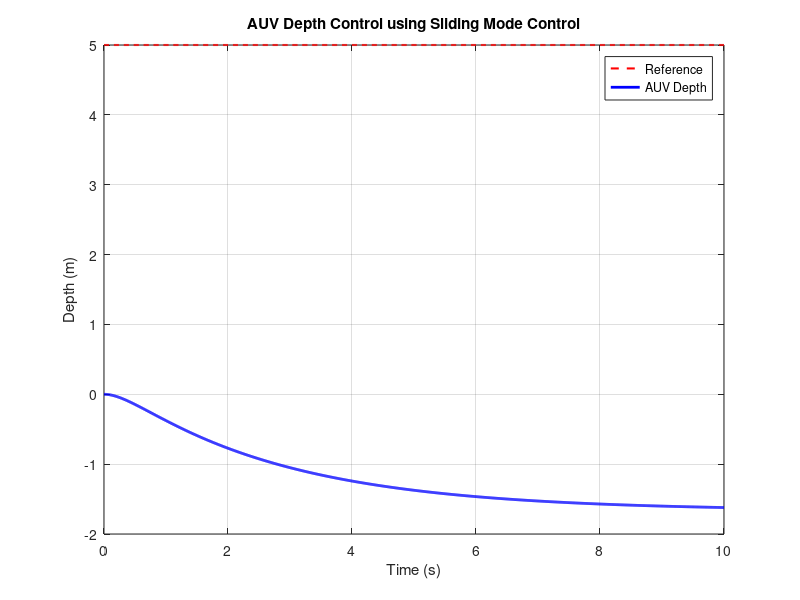

The MATLAB script that drew this image:
% Sliding Mode Control - Basic Implementation
clc; clear; close all;

% System parameters
m = 5;     % Mass
b = 4;     % Damping
k = 3;     % Stiffness

% Simulation settings
dt = 0.01;                   % Time step
T = 10;                      % Total simulation time
t = 0:dt:T;
N = length(t);

% Desired depth
z_ref = 5 * ones(1, N);

% Initialization
z = zeros(1, N);     % Position
dz = zeros(1, N);    % Velocity
u = zeros(1, N);     % Control input

% SMC parameters
lambda = 2;       % Sliding surface gain
eta = 10;         % Reaching gain

for i = 1:N-1
    % Error and sliding surface
    e = z_ref(i) - z(i);
    de = -dz(i);
    s = de + lambda * e;

    % Equivalent control (estimated)
    u_eq = m * (lambda * de - k*z(i)/m - b*dz(i)/m);

    % Final control law
    u(i) = u_eq - eta * tanh(10 * s);  % smoothed sign function

    % System dynamics
    ddz = (1/m) * (u(i) - b*dz(i) - k*z(i));
    dz(i+1) = dz(i) + ddz * dt;
    z(i+1)  = z(i)  + dz(i) * dt;
end

% Plotting
figure;
plot(t, z_ref, 'r--', 'LineWidth', 1.5); hold on;
plot(t, z, 'b', 'LineWidth', 2);
xlabel('Time (s)');
ylabel('Depth (m)');
legend('Reference', 'AUV Depth');
title('AUV Depth Control using Sliding Mode Control');
grid on;